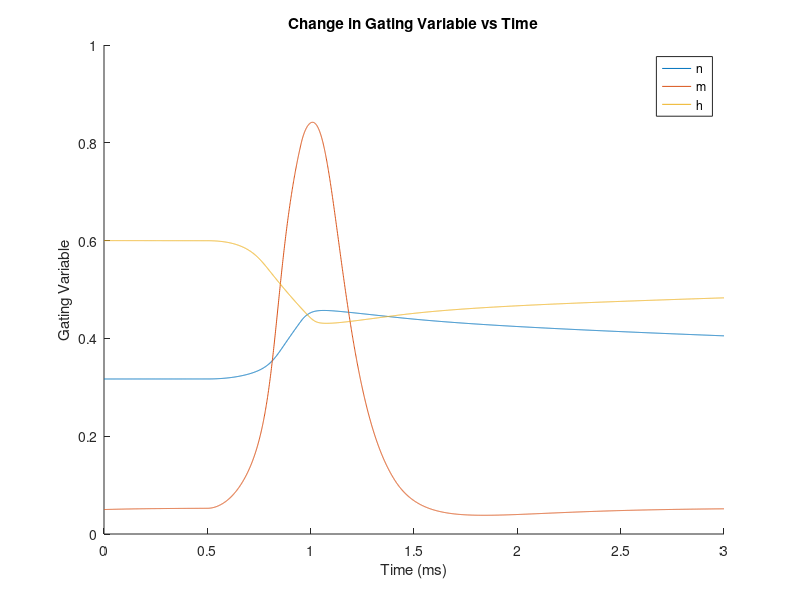
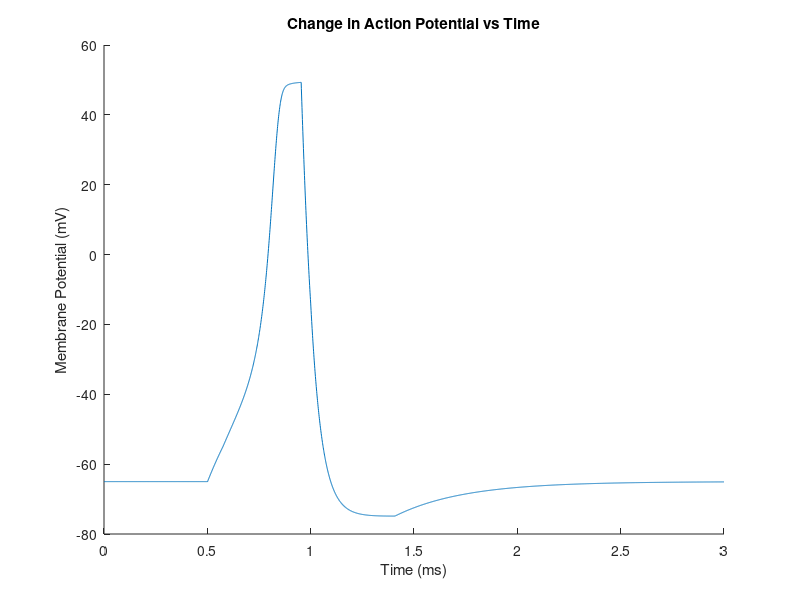

Write the MATLAB code that produced these figures, in order.
% hw3_ex2_whsolo_sorhom.m
% Will Solow and Skye Rhomberg
% CS346 - Spring 2020
% HW3 - HH simulations

% This code simulates the HH Model with the Na-K pump, graphing V, m,
% n, and h with respect to time

% TO RUN: Press F5

% simulation length and change in time (in seconds)
sim_length = 3;
dt = .001;
num_iterations = sim_length/dt;

% Initializing constants
I_max = 15;
I = 0; % applied current
C_M = .1; % capacitance

% initial voltage and gating probabilities
V_init = -65; % action potential (mV)
n_init = .317; % potassium activation gating probability
m_init = .05; % sodium activation gating probability
h_init = .6; % sodium inactivation gating probability

% Gating constants. Controls when the gates open and close based on the
% voltage
Na_open = -55;
Na_close = 49.3;
K_open = 49.3;

% default is that both channels start as closed - 0 is closed, 1 is open
% used to keep track if the voltage gated channels are open to control
% current
Na_O = 0;
K_O = 0;

% displacements from equilibrium potential K: potassium, Na: sodium, L: leakage
% used in calculating the currents of K, Na, and L
V_K = -77;
V_Na = 50;
V_L = -54.4;

% conductance constants K: potassium, Na: sodium, L: leakage
% used in caculating the currents of K, Na, and L
g_K  = 36;
g_Na = 120;
g_L  = .3;

% assign initial values to voltage and gate constants
t(1) = 0;
V(1) = V_init;
n(1) = n_init;
m(1) = m_init;
h(1) = h_init;

% calculating opening and closing rate constants
% used in calculating the probablities of a gate being open for 
% n, m, and h, the gates of K, Na, and L
a_n = @(V) .01  * (V+55) / (1 - exp(-(V+55) / 10));
a_m = @(V) .1   * (V+40) / (1 - exp(-(V+40) / 10));
a_h = @(V) .07  *               exp(-(V+65) / 20) ;
b_n = @(V) .125 *               exp(-(V+65) / 80) ;
b_m = @(V) 4    *               exp(-(V+65) / 18) ;
b_h = @(V) 1             / (1 + exp(-(V+35) / 10));

% calculating rate of change of n, m, and h (gating variables)
dNdt = @(V, n, m, h) a_n(V) * (1-n) - b_n(V) * n;
dMdt = @(V, n, m, h) a_m(V) * (1-m) - b_m(V) * m;
dHdt = @(V, n, m, h) a_h(V) * (1-h) - b_h(V) * h;

% calculating currents of K, NA, and L
% used in the model to compute change in voltage
% K channel only on when voltage is greater
% logical operator implements gating, returns 1 if gate is open, 0 if
% closed. Leakage has no gating as it is always open
I_K  = @(V, n) g_K  * n^4 *(V-V_K);
I_Na = @(V, m, h) g_Na  * m^3 * h * (V-V_Na);
I_L  = @(V) g_L * (V-V_L);
% pump constant, counteracts initial value of I_L
I_P = g_L * (V_init-V_L);

% calculating rate of change of voltage based on currents
dVdt = @(V, n, m, h, I, Na_O, K_O) (I - K_O*I_K(V,n) - Na_O*I_Na(V,m,h) - ...
    I_L(V) + I_P) / C_M;

% when to start and end the current
curr_start = .5;
curr_length = .5;
curr_end = curr_start + curr_length;

% simulation loop
for i=1:num_iterations
    % update time
    t(i+1)= i * dt;
    
    % compute RK4 estimations
    % del 1 estimates
    dV1 = dVdt(V(i)      , n(i)      , m(i)      , h(i)      , I, Na_O, K_O)*dt;
    dN1 = dNdt(V(i)      , n(i)      , m(i)      , h(i)      )*dt;
    dM1 = dMdt(V(i)      , n(i)      , m(i)      , h(i)      )*dt;
    dH1 = dHdt(V(i)      , n(i)      , m(i)      , h(i)      )*dt;
    
    % del 2 estimates
    dV2 = dVdt(V(i)+dV1/2, n(i)+dN1/2, m(i)+dM1/2, h(i)+dH1/2, I, Na_O, K_O)*dt;
    dN2 = dNdt(V(i)+dV1/2, n(i)+dN1/2, m(i)+dM1/2, h(i)+dH1/2)*dt;
    dM2 = dMdt(V(i)+dV1/2, n(i)+dN1/2, m(i)+dM1/2, h(i)+dH1/2)*dt;
    dH2 = dHdt(V(i)+dV1/2, n(i)+dN1/2, m(i)+dM1/2, h(i)+dH1/2)*dt;
    
    %del 3 estimates
    dV3 = dVdt(V(i)+dV2/2, n(i)+dN2/2, m(i)+dM2/2, h(i)+dH2/2, I, Na_O, K_O)*dt;
    dN3 = dNdt(V(i)+dV2/2, n(i)+dN2/2, m(i)+dM2/2, h(i)+dH2/2)*dt;
    dM3 = dMdt(V(i)+dV2/2, n(i)+dN2/2, m(i)+dM2/2, h(i)+dH2/2)*dt;
    dH3 = dHdt(V(i)+dV2/2, n(i)+dN2/2, m(i)+dM2/2, h(i)+dH2/2)*dt;
    
    % del 4 estimates
    dV4 = dVdt(V(i)+dV3  , n(i)+dN3  , m(i)+dM3  , h(i)+dH3  , I, Na_O, K_O)*dt;
    dN4 = dNdt(V(i)+dV3  , n(i)+dN3  , m(i)+dM3  , h(i)+dH3  )*dt;
    dM4 = dMdt(V(i)+dV3  , n(i)+dN3  , m(i)+dM3  , h(i)+dH3  )*dt;
    dH4 = dHdt(V(i)+dV3  , n(i)+dN3  , m(i)+dM3  , h(i)+dH3  )*dt;
    
    % compute value at next time step
    V(i+1) = V(i) + (dV1 + 2*dV2 + 2*dV3 + dV4)/6;
    n(i+1) = n(i) + (dN1 + 2*dN2 + 2*dN3 + dN4)/6;
    m(i+1) = m(i) + (dM1 + 2*dM2 + 2*dM3 + dM4)/6;
    h(i+1) = h(i) + (dH1 + 2*dH2 + 2*dH3 + dH4)/6;
    
    % start/end current pulse
    I = (i*dt > curr_start & i*dt < curr_end) * I_max;
    
    % check to see if Na and K gates are open/closed
    % Voltage is above base threshold and below max, Ka channel not open
    Na_O = (V(i+1) > Na_open & V(i+1) < Na_close) & ~(K_O);
    % Voltage is above threshold or voltage is decreasing
    K_O = ((V(i+1) > K_open) | (V(i+1)-V(i) < 0));
       
end

figure;
hold on;
title("Change in Gating Variable vs Time");
xlabel("Time (ms)");
ylabel("Gating Variable");
plot(t,n);
plot(t,m);
plot(t,h);
legend('n', 'm', 'h');

figure;
hold on;
title("Change in Action Potential vs Time");
xlabel("Time (ms)");
ylabel("Membrane Potential (mV)");
plot(t,V);